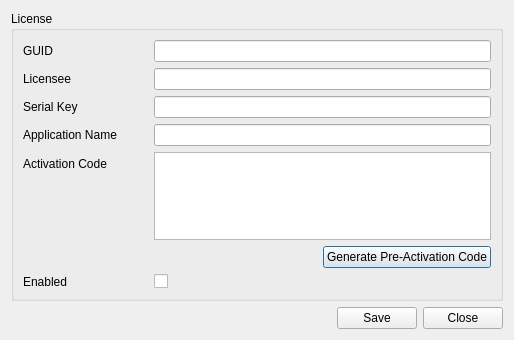
<?xml version="1.0" encoding="UTF-8"?>
<ui version="4.0">
 <class>ZELNLicenseEditorDialog</class>
 <widget class="QDialog" name="ZELNLicenseEditorDialog">
  <property name="geometry">
   <rect>
    <x>0</x>
    <y>0</y>
    <width>514</width>
    <height>340</height>
   </rect>
  </property>
  <property name="windowTitle">
   <string>Zinek License Editor</string>
  </property>
  <property name="windowIcon">
   <iconset resource="ZELNLauncher.qrc">
    <normaloff>:/ZELNLauncher/Resources/ZinekEngine.ico</normaloff>:/ZELNLauncher/Resources/ZinekEngine.ico</iconset>
  </property>
  <layout class="QVBoxLayout" name="verticalLayout">
   <item>
    <widget class="QGroupBox" name="groupBox">
     <property name="title">
      <string>License</string>
     </property>
     <layout class="QFormLayout" name="formLayout">
      <property name="fieldGrowthPolicy">
       <enum>QFormLayout::AllNonFixedFieldsGrow</enum>
      </property>
      <item row="0" column="0">
       <widget class="QLabel" name="label_13">
        <property name="text">
         <string>GUID</string>
        </property>
       </widget>
      </item>
      <item row="0" column="1">
       <widget class="QLineEdit" name="txtGUID">
        <property name="readOnly">
         <bool>true</bool>
        </property>
       </widget>
      </item>
      <item row="1" column="0">
       <widget class="QLabel" name="label_11">
        <property name="text">
         <string>Licensee</string>
        </property>
       </widget>
      </item>
      <item row="1" column="1">
       <widget class="QLineEdit" name="txtLicensee"/>
      </item>
      <item row="2" column="0">
       <widget class="QLabel" name="label_12">
        <property name="text">
         <string>Serial Key</string>
        </property>
       </widget>
      </item>
      <item row="2" column="1">
       <widget class="QLineEdit" name="txtSerialKey"/>
      </item>
      <item row="3" column="0">
       <widget class="QLabel" name="label_5">
        <property name="minimumSize">
         <size>
          <width>125</width>
          <height>0</height>
         </size>
        </property>
        <property name="text">
         <string>Application Name</string>
        </property>
       </widget>
      </item>
      <item row="3" column="1">
       <widget class="QLineEdit" name="txtApplicationName">
        <property name="readOnly">
         <bool>false</bool>
        </property>
       </widget>
      </item>
      <item row="5" column="0">
       <widget class="QLabel" name="txtAp">
        <property name="minimumSize">
         <size>
          <width>125</width>
          <height>0</height>
         </size>
        </property>
        <property name="text">
         <string>Activation Code</string>
        </property>
       </widget>
      </item>
      <item row="5" column="1">
       <widget class="QPlainTextEdit" name="txtActivationCode"/>
      </item>
      <item row="6" column="1">
       <layout class="QHBoxLayout" name="horizontalLayout_7">
        <item>
         <spacer name="horizontalSpacer_6">
          <property name="orientation">
           <enum>Qt::Horizontal</enum>
          </property>
          <property name="sizeHint" stdset="0">
           <size>
            <width>40</width>
            <height>20</height>
           </size>
          </property>
         </spacer>
        </item>
        <item>
         <widget class="QPushButton" name="btnGeneratePreActivationCode">
          <property name="text">
           <string>Generate Pre-Activation Code</string>
          </property>
         </widget>
        </item>
       </layout>
      </item>
      <item row="7" column="0">
       <widget class="QLabel" name="label_2">
        <property name="text">
         <string>Enabled</string>
        </property>
       </widget>
      </item>
      <item row="7" column="1">
       <widget class="QCheckBox" name="chkEnabled">
        <property name="text">
         <string/>
        </property>
       </widget>
      </item>
     </layout>
    </widget>
   </item>
   <item>
    <spacer name="verticalSpacer">
     <property name="orientation">
      <enum>Qt::Vertical</enum>
     </property>
     <property name="sizeHint" stdset="0">
      <size>
       <width>20</width>
       <height>40</height>
      </size>
     </property>
    </spacer>
   </item>
   <item>
    <layout class="QHBoxLayout" name="horizontalLayout_6">
     <item>
      <spacer name="horizontalSpacer_5">
       <property name="orientation">
        <enum>Qt::Horizontal</enum>
       </property>
       <property name="sizeHint" stdset="0">
        <size>
         <width>40</width>
         <height>20</height>
        </size>
       </property>
      </spacer>
     </item>
     <item>
      <widget class="QPushButton" name="btnSave">
       <property name="text">
        <string>Save</string>
       </property>
      </widget>
     </item>
     <item>
      <widget class="QPushButton" name="btnClose">
       <property name="text">
        <string>Close</string>
       </property>
      </widget>
     </item>
    </layout>
   </item>
  </layout>
 </widget>
 <tabstops>
  <tabstop>txtLicensee</tabstop>
  <tabstop>txtSerialKey</tabstop>
  <tabstop>txtApplicationName</tabstop>
  <tabstop>txtActivationCode</tabstop>
  <tabstop>btnSave</tabstop>
  <tabstop>btnClose</tabstop>
 </tabstops>
 <resources>
  <include location="ZELNLauncher.qrc"/>
 </resources>
 <connections/>
</ui>
